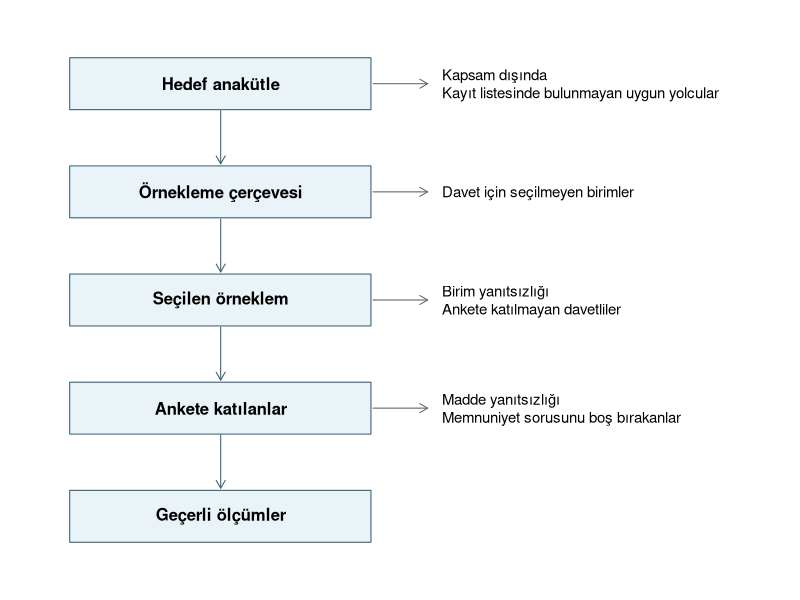
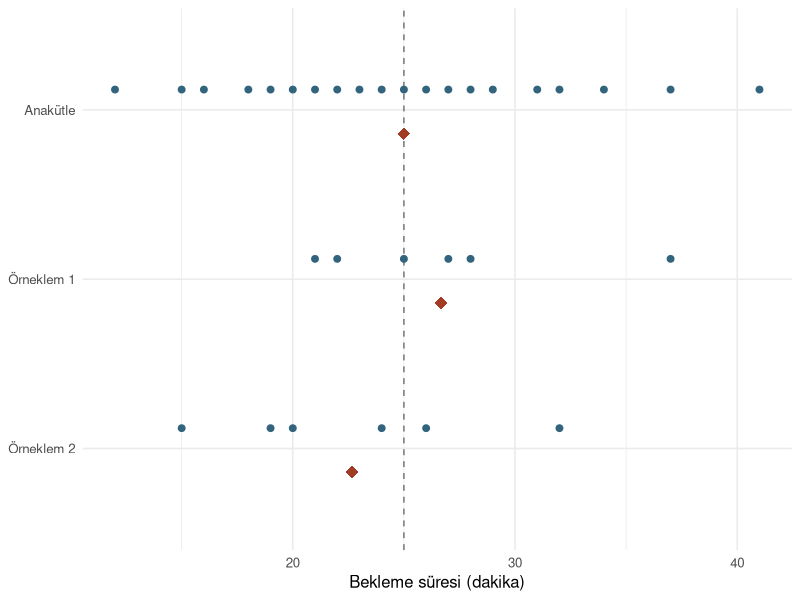
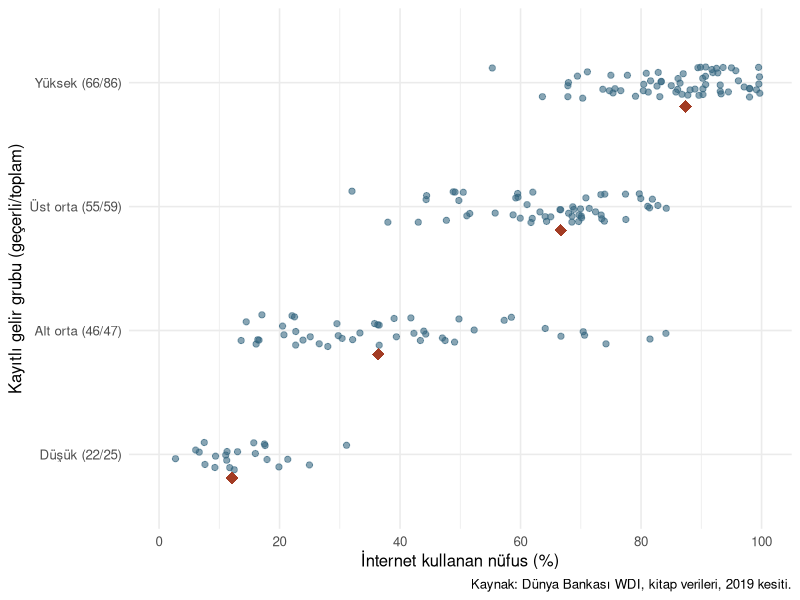

Reproduce these figures in R, in order.
## ---- chunk 1
#| label: fig-thinking-frame
#| echo: false
#| fig-width: 8
#| fig-height: 4.7
#| fig-cap: "Planlı bir ankette hedef anakütleden geçerli ölçümlere geçiş. Çerçeve, uygunluk ve tekillik denetiminden sonraki listeyi gösterir."
#| fig-alt: "Beş kutu hedef anakütle, örnekleme çerçevesi, seçilen örneklem, ankete katılanlar ve geçerli ölçümler sırasını izler. Dört yan dal çerçeve dışındaki uygun yolcuları, seçilmeyenleri, birim yanıtsızlığını ve madde yanıtsızlığını gösterir."

par(mar = rep(0.4, 4))
plot.new()
plot.window(xlim = c(0, 10), ylim = c(0, 10))
asama_y <- c(9, 7, 5, 3, 1)
asama <- c("Hedef anakütle", "Örnekleme çerçevesi",
           "Seçilen örneklem", "Ankete katılanlar", "Geçerli ölçümler")
yan_dal <- c("Kapsam dışında\nKayıt listesinde bulunmayan uygun yolcular",
             "Davet için seçilmeyen birimler",
             "Birim yanıtsızlığı\nAnkete katılmayan davetliler",
             "Madde yanıtsızlığı\nMemnuniyet sorusunu boş bırakanlar")
rect(0.45, asama_y - 0.48, 4.6, asama_y + 0.48,
     col = "#EAF3F7", border = "#335B70")
text(2.53, asama_y, asama, font = 2)
gecis_y <- asama_y[-length(asama_y)]
arrows(2.53, gecis_y - 0.5, 2.53, asama_y[-1] + 0.52,
       length = 0.09, col = "#335B70")
arrows(4.63, gecis_y, 5.38, gecis_y,
       length = 0.09, col = "#606060")
text(5.58, gecis_y, yan_dal, adj = c(0, 0.5), cex = 0.9)
## ---- chunk 2
#| label: thinking-sampling

library(dplyr)
library(ggplot2)
library(readr)

bekleme <- c(12, 15, 16, 18, 19, 20, 21, 22, 23, 24,
             25, 26, 27, 28, 29, 31, 32, 34, 37, 41)

set.seed(51)
birinci <- sample.int(length(bekleme), size = 6)
ikinci <- sample.int(length(bekleme), size = 6)

sureler <- list(Anakütle = bekleme,
                "Örneklem 1" = bekleme[birinci],
                "Örneklem 2" = bekleme[ikinci])
ortalamalar <- vapply(sureler, mean, numeric(1))
knitr::kable(
  data.frame(
    grup = names(sureler),
    sureler = vapply(sureler, function(x) paste(sort(x), collapse = ", "),
                     character(1)),
    ortalama = unname(ortalamalar)
  ),
  digits = 2, format.args = list(decimal.mark = ","),
  col.names = c("Grup", "Bekleme süreleri (dakika)", "Ortalama (dakika)")
)
## ---- chunk 3
#| label: fig-thinking-samples
#| fig-width: 8
#| fig-height: 3.4
#| fig-cap: "Bilinen yapay anakütle ve ondan ayrı ayrı seçilen iki örneklem. Düşey kesikli çizgi anakütle ortalamasını, baklavalar grup ortalamalarını gösterir."
#| fig-alt: "Aynı dakika ekseninde anakütlenin 20 ve her örneklemin 6 noktası var. İki örneklem ortalaması, 25 dakikalık anakütle ortalamasının iki yanında kalıyor."

grup_duzeyleri <- rev(names(sureler))
gozlemler <- stack(sureler) |>
  mutate(ind = factor(ind, levels = grup_duzeyleri))
ortalamalar_df <- data.frame(
  ind = factor(names(ortalamalar), levels = grup_duzeyleri),
  values = unname(ortalamalar)
)

ggplot(gozlemler, aes(x = values, y = ind)) +
  geom_vline(xintercept = ortalamalar[1], linetype = "dashed",
             colour = "grey45") +
  geom_point(position = position_nudge(y = 0.12), size = 2,
             colour = "#33647E") +
  geom_point(data = ortalamalar_df, position = position_nudge(y = -0.14),
             shape = 18, size = 4, colour = "#A33C24") +
  labs(x = "Bekleme süresi (dakika)", y = NULL) +
  theme_minimal(base_size = 12)
## ---- chunk 4
#| label: thinking-wdi-scope

ulkeler <- read_csv("data/countries.csv", show_col_types = FALSE) |>
  filter(year == 2019)
sozluk <- read_csv("data/indicator_dictionary.csv", show_col_types = FALSE)
internet_tanimi <- sozluk |>
  filter(indicator == "internet_users_pct") |>
  select(wdi_code, unit, description)

stopifnot(nrow(ulkeler) > 0, !anyNA(ulkeler$country_code),
          !anyDuplicated(ulkeler$country_code), nrow(internet_tanimi) == 1)
knitr::kable(internet_tanimi)

kapsam <- ulkeler |>
  summarise(toplam = n(),
            gecerli = sum(!is.na(internet_users_pct)),
            eksik = toplam - gecerli)
knitr::kable(kapsam, col.names = c("Toplam ekonomi", "Geçerli", "Eksik"))
## ---- chunk 5
#| label: thinking-wdi-summary

gelir_duzeyi <- c("Low income", "Lower middle income",
                  "Upper middle income", "High income")
gelir_adi <- c("Düşük", "Alt orta", "Üst orta", "Yüksek")

ulkeler <- ulkeler |>
  mutate(gelir = factor(income_group, levels = gelir_duzeyi,
                        labels = gelir_adi))

gelir_ozet <- ulkeler |>
  group_by(gelir, .drop = FALSE) |>
  summarise(toplam = n(),
            gecerli = sum(!is.na(internet_users_pct)),
            eksik = toplam - gecerli,
            medyan = median(internet_users_pct, na.rm = TRUE),
            .groups = "drop")

knitr::kable(
  gelir_ozet, digits = 2, format.args = list(decimal.mark = ","),
  col.names = c("Gelir grubu", "Toplam", "Geçerli", "Eksik", "Medyan (%)")
)
## ---- chunk 6
#| label: fig-thinking-wdi
#| fig-width: 8.6
#| fig-height: 4
#| fig-cap: "WDI kitap kesitindeki 2019 internet kullanım yüzdeleri, dosyada kayıtlı gelir gruplarına göre. Küçük noktalar geçerli ülke/ekonomi değerleri, baklavalar grup medyanlarıdır. Eksen etiketleri geçerli/toplam kayıt sayısını verir."
#| fig-alt: "Dört gelir grubundaki ülke yüzdeleri ortak eksende gösteriliyor. Medyan düşük gelir grubunda yaklaşık yüzde 12, yüksek gelir grubunda yüzde 87. Grup içi değerler değişiyor ve bazı grupların değerleri örtüşüyor."

gelir_etiketi <- setNames(
  paste0(gelir_ozet$gelir, " (", gelir_ozet$gecerli, "/",
         gelir_ozet$toplam, ")"),
  gelir_ozet$gelir
)
internet_gozlemleri <- ulkeler |>
  filter(!is.na(internet_users_pct))

ggplot(internet_gozlemleri, aes(x = internet_users_pct, y = gelir)) +
  geom_point(
    position = position_jitter(width = 0, height = 0.13, seed = 51),
    alpha = 0.58, size = 1.8, colour = "#33647E"
  ) +
  geom_point(
    data = filter(gelir_ozet, gecerli > 0),
    aes(x = medyan, y = gelir),
    inherit.aes = FALSE, shape = 18, size = 4, colour = "#A33C24",
    position = position_nudge(y = -0.19)
  ) +
  scale_x_continuous(breaks = seq(0, 100, 20), limits = c(0, 100)) +
  scale_y_discrete(labels = gelir_etiketi) +
  labs(x = "İnternet kullanan nüfus (%)",
       y = "Kayıtlı gelir grubu (geçerli/toplam)",
       caption = "Kaynak: Dünya Bankası WDI, kitap verileri, 2019 kesiti.") +
  theme_minimal(base_size = 12)
## ---- chunk 7
#| label: thinking-solution-sampling

set.seed(82)
ornek_a <- sample(bekleme, size = 10)
ornek_b <- sample(bekleme, size = 10)
round(c(anakutle = mean(bekleme),
        ornek_a = mean(ornek_a),
        ornek_b = mean(ornek_b)), 2)
